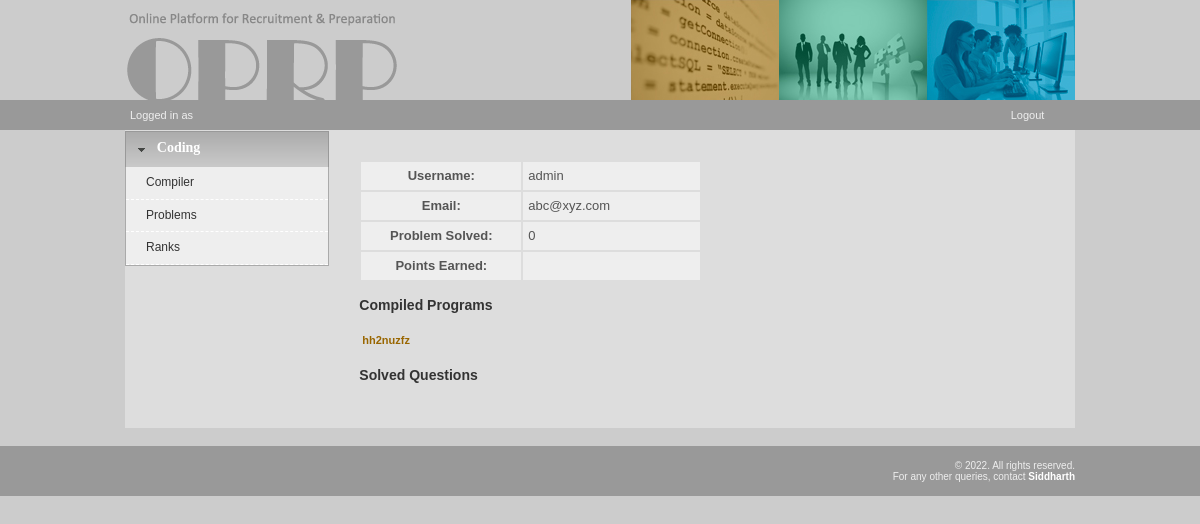
/oprp/online_compiler/participant_profile.php (signed in), run on an earlier commit of the app's database.
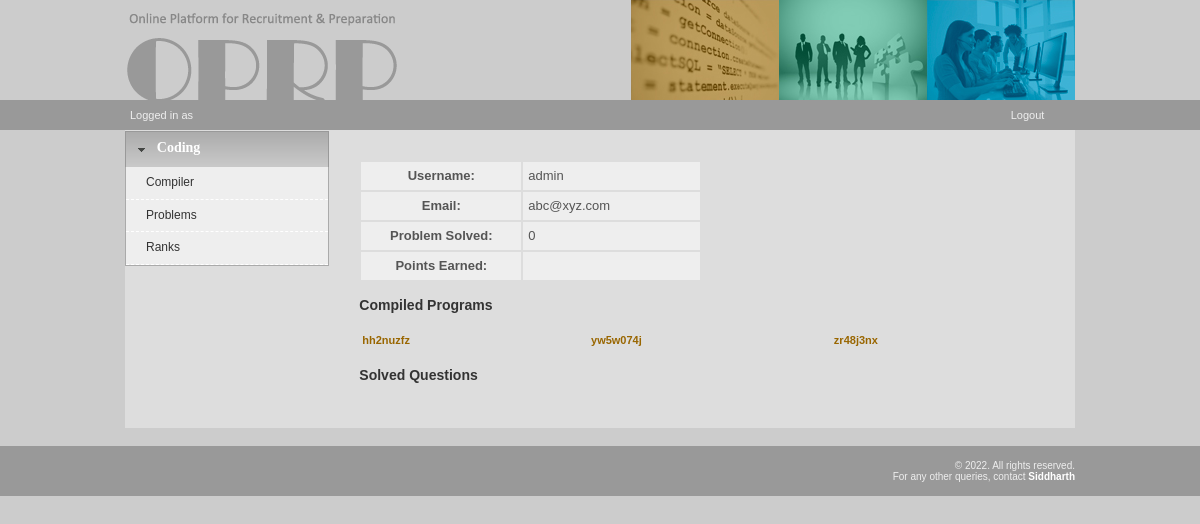
And on a later commit of the database.
### tables this page shows
CREATE TABLE `user` (`user_id`, `username`, `email`, `password`, `access`);

CREATE TABLE `link` (`link_id`, `link_value`, `link_name`, `link_prog`, `link_ext`, `link_input`, `link_output`, `exec_time`, `link_comment`, `share`, `user_id`, `compile_date`);

### oprp/_php/session.php (called while the page is built, shortened)
<?php
class Session{
	private $student = 2;
	private $recruiter = 19;
	private $rm_admin = 29;
	private $logged_in = false;
	public $access;
	private function check_login(){
		if(isset($_SESSION['user_id'])){
			$this->access = $_SESSION['access'];
			$this->logged_in = true;
		}
		else{
			unset($this->user_id);
			$this->logged_in = false;
		}
	}
	public function isStudent($access=""){
		if($access==""){
			if(($this->logged_in) && ($this->access % $this->student == 0))
				return true;
			else return false;
		}else{
			if($access % $this->student == 0)
				return true;
			else return false;
		}
	}
	public function isRecruiter($access=""){
		if($access==""){
			if(($this->logged_in) && ($this->access % $this->recruiter == 0))
				return true;
			else return false;
		}else{
			if($access % $this->recruiter == 0)
				return true;
			else return false;
		}
	}
	public function isRMadmin($access=""){
		if($access==""){
			if(($this->logged_in) && ($this->access % $this->rm_admin == 0))
				return true;
			else return false;
		}else{
			if($access % $this->rm_admin == 0)
				return true;
			else return false;
		}
	}
}
$session = new Session();
?>

### oprp/_php/sqlite_database.php (called while the page is built, shortened)
<?php
class SQLiteDatabase implements DatabaseInterface {
    public $pdo;
    public function open_conn() {
        try {
            $base_dir = realpath(dirname(__FILE__) . '/../../');
            $db_path = $base_dir . '/oprp.sqlite';
            $this->pdo = new PDO('sqlite:' . $db_path);
            $this->pdo->setAttribute(PDO::ATTR_ERRMODE, PDO::ERRMODE_EXCEPTION);
        } catch (PDOException $e) {
            $this->pdo = null;
            error_log('Database Connection Failed: ' . $e->getMessage());
        }
    }
    public function query($sql, $params = []) {
        try {
            $stmt = $this->pdo->prepare($sql);
            $stmt->execute($params);
            if (strncasecmp(trim($sql), 'SELECT', 6) === 0) {
                $stmt->all_rows = $stmt->fetchAll(PDO::FETCH_ASSOC);
                $stmt->current_row = 0;
            }
            return $stmt;
        } catch (PDOException $e) {
            error_log('Database Query Failed: ' . $e->getMessage());
            return false;
        }
    }
    public function fetch_array($result) {
        if ($result instanceof PDOStatement) {
            if (isset($result->all_rows)) {
                if ($result->current_row < count($result->all_rows)) {
                    return $result->all_rows[$result->current_row++];
                }
                return false;
            }
            return $result->fetch(PDO::FETCH_ASSOC);
        }
        return false;
    }
}
$db = new SQLiteDatabase();
?>

### oprp/online_compiler/_php/function.php (called while the page is built, shortened)
<?php
function getString($string, $table, $column, $value)
{
	global $db;
	$sql = "select ".$string." from ".$table." where ".$column." = '".$value."'";
	$result = $db->query($sql);
	$row = $db->fetch_array($result);
	return $row[$string];
}
function getuserdetailbyID($user_id)
{
	global $db;
	$sql = "select * from user where user_id = '".$user_id."'";
	$result = $db->query($sql);
	$row = $db->fetch_array($result);
	if($result)
		return $row;
	else
		return null;
}
function getcompiledlinkbyuserid($user_id)
{
	global $db;
	$sql = "select * from link where user_id = '".$user_id."' order by compile_date desc";
	$result = $db->query($sql);
	if($result)
		return $result;
	else
		return null;
}
?>

### oprp/online_compiler/participant_profile.php (the view, shortened to what this page needs)
<?php require_once("_php/init_compiler.php");
        $user_id = -1;
        if($session->is_logged_in())
        {
            $user_id = $session->user_id;
        }
?>
<!DOCTYPE html PUBLIC "-//W3C//DTD XHTML 1.0 Transitional//EN" "http://www.w3.org/TR/xhtml1/DTD/xhtml1-transitional.dtd">
<html xmlns="http://www.w3.org/1999/xhtml">
<head>
<?php include("../_include/design.php"); ?>
</head>
<body>
<?php include("../_include/header.php"); ?>
<?php include("_php/topmenu.php"); ?>
<?php include_once("_php/menu.php"); ?>
<table width="100%" cellpadding="0" cellspacing="30" border="0">
    <tr><td align="left" style="font-size:12px; line-height:18px">
    <?php
	$row = getuserdetailbyID($user_id);
	$prob_num = getString("count(distinct que_value)", "submission", "user_id", $user_id."' and submission_status = '1");
	echo
		"
		<table cellpadding='5'  class='normalTxt infotbl' width='50%'>
			<tr>
				<th width='150px'>Username: </th>
				<td>".$row['username']."</td>
			</tr>
			<tr>
				<th>Email: </th>
				<td>".$row['email']."</td>
			</tr>
			<tr>
				<th>Problem Solved: </th>
				<td>".$prob_num."</td>
			</tr>
			<tr>
				<th>Points Earned: </th>
				<td>".userPoints($user_id)."</td>
			</tr>
		</table>
		";
	echo "<span class='contentLinks'><h3>Compiled Programs</h3>";
	$result = getcompiledlinkbyuserid($user_id);
	$i=0;
	echo"<table border='0' width='100%'>";
	while($row = $db->fetch_array($result))
	{
		if($i%5==0) echo"<tr>";
		if($row['link_name'] == "")
			$row['link_name'] = $row['link_value'];
		echo "<td><a href='view.php?link_value=".$row['link_value']."'>".$row['link_name']."</a></td>";
		$i++;
	}
	echo "</table>";
	echo "<h3>Solved Questions</h3>";
	echo "</span>";
?>
 </td></tr>
</table>
<?php include("../_include/footer.php"); ?>
</body>
</html>

### oprp/_include/design.php (shortened to what this page needs)
<link href="<?php echo ABS_PATH; ?>_css/main.css" rel="stylesheet" type="text/css"></link>
<link href="<?php echo ABS_PATH; ?>_css/jquery-ui-1.8.5.custom.css" rel="stylesheet" type="text/css"></link>

### oprp/_include/header.php (shortened to what this page needs)
<div align="center" id="back">
<div id="header"></div>
<div id="subheader"></div>
<div id="container">
<table cellspacing="0" cellpadding="0" border="0" width="100%" align="left">
<tr height="100px" align="left" valign="middle">
<td colspan="3">
    <table cellpadding="0" cellspacing="0" border="0">
    <tr>
        <td width="506px"><a href="<?php echo ABS_PATH;?>"><img src="<?php echo ABS_PATH;?>_images/logo.png" height="90%"/></a></td>        <td width="148px"><a href="<?php echo ABS_PATH;?>online_compiler/index.php" title="Online Compiler">
        	<img src="<?php echo ABS_PATH;?>_images/top_images/c.jpg" /></a></td>
        <?php if($session->isStudent()) { ?>
        <td width="148px"><a href="<?php echo ABS_PATH;?>student/index.php" title="Recruitment">
        	<img src="<?php echo ABS_PATH;?>_images/top_images/a.jpg"/></a></td>
        <?php }else if($session->isRecruiter()) { ?>
        <td width="148px"><a href="<?php echo ABS_PATH;?>recruiter/index.php" title="Recruitment">
        	<img src="<?php echo ABS_PATH;?>_images/top_images/a.jpg"/></a></td>
        <?php }else if($session->isRMadmin()){ ?>
        <td width="148px"><a href="<?php echo ABS_PATH;?>rm_admin/index.php" title="Recruitment">
        	<img src="<?php echo ABS_PATH;?>_images/top_images/a.jpg"/></a></td>
        <?php }else { ?>
        <td width="148px"><img src="<?php echo ABS_PATH;?>_images/top_images/a.jpg"/></td>
        <?php } ?>
        <?php if($session->isStudent()) { ?>
        <td width="148px"><a href="<?php echo ABS_PATH;?>student/forum.php" title="Forum">
        	<img src="<?php echo ABS_PATH;?>_images/top_images/b.jpg" /></a></td>
        <?php }else { ?>
        <td width="148px">
        	<img src="<?php echo ABS_PATH;?>_images/top_images/b.jpg" /></a></td>
        <?php } ?>
    </tr>
    </table>
</td>
</tr>

### oprp/online_compiler/_php/topmenu.php (shortened to what this page needs)
<tr height="30px"><td colspan="3">
<table width="100%" border="0" cellspacing="0" cellpadding="5" class="topLinks">
<tr valign="middle">
	<?php if(isset($session->user_id)) { ?>
	<td width="90%" class="topLinks"><label>Logged in as&nbsp;</label></td>
	<td width="10%" align="center">
    	<a href="../_php/logout.php">Logout</a>
    </td>
    <?php }else echo"<td>&nbsp;</td>"; ?>
</tr>
</table>
</td></tr>

### oprp/online_compiler/_php/menu.php (shortened to what this page needs)
<tr valign="top">
<td id="left-panel" width="200px" bgcolor="#dddddd" valign="top">
<?php if($session->isStudent()) { ?>
<div id="menu" style="vertical-align:top">
	<h3><a href="#section1">Preferences</a></h3>
	<div>
		<table cellpadding="8" cellspacing="0" border="0" width="100%">
			<tr><td class="menuLink"><a href="../student/index.php"><div>Announcements</div></a></td></tr>
            <tr><td class="menuLink"><a href="../student/my_recruiters.php"><div>My Recruiters</div></a></td></tr>
            <tr><td class="menuLink"><a href="../student/all_recruiters.php"><div>All Recruiters</div></a></td></tr>
		</table>
	</div>
	<h3><a href="#section2">Profile</a></h3>
	<div>
		<table cellpadding="8" cellspacing="0" border="0" width="100%">
			<tr><td class="menuLink"><a href="../student/personal.php"><div>Personal</div></a></td></tr>
			<tr><td class="menuLink"><a href="../student/academic.php"><div>Academic</div></a></td></tr>
            <tr><td class="menuLink"><a href="../student/projects.php"><div>Extra Curricular</div></a></td></tr>
		</table>
	</div>
	<h3><a href="#section3">Utilities</a></h3>
	<div>
		<table cellpadding="8" cellspacing="0" border="0" width="100%">
            <tr><td class="menuLink"><a href="../student/resume.php"><div>Download CV</div></a></td></tr>
			<tr><td class="menuLink"><a href="../student/calendar.php"><div>Calendar</div></a></td></tr>
			<tr><td class="menuLink"><a href="../student/forum.php"><div>Forum</div></a></td></tr>
		</table>
	</div>
    <h3><a href="#section4">Coding</a></h3>
	<div>
		<table cellpadding="8" cellspacing="0" border="0" width="100%">
			<tr><td class="menuLink"><a href="index.php"><div>Compiler</div></a></td></tr>
            <tr><td class="menuLink"><a href="problem.php"><div>Problems</div></a></td></tr>
            <tr><td class="menuLink"><a href="ranking.php"><div>Ranks</div></a></td></tr>
            <tr><td class="menuLink"><a href="participant_profile.php"><div>Profile</div></a></td></tr>
            <tr><td class="menuLink"><a href="shared_code.php"><div>Shared Codes</div></a></td></tr>
			<tr><td class="menuLink"><a href="contest.php"><div>Contest</div></a></td></tr>
		</table>
	</div>
    <h3><a href="#section5">Options</a></h3>
	<div>
		<table cellpadding="8" cellspacing="0" border="0" width="100%">
			<tr><td class="menuLink"><a href="../student/settings.php"><div>Settings</div></a></td></tr>
            <tr><td class="menuLink"><a href="../student/contact.php"><div>Contact</div></a></td></tr>
		</table>
	</div>
</div>
<?php }else { ?>
<div id="menu" style="vertical-align:top">
    <h3><a href="#section2">Coding</a></h3>
	<div>
		<table cellpadding="8" cellspacing="0" border="0" width="100%">
			<tr><td class="menuLink"><a href="index.php"><div>Compiler</div></a></td></tr>
            <tr><td class="menuLink"><a href="problem.php"><div>Problems</div></a></td></tr>
            <tr><td class="menuLink"><a href="ranking.php"><div>Ranks</div></a></td></tr>
		</table>
	</div>
</div>
<?php } ?>
</td>
<td id="main-content" width="730px" bgcolor="#dddddd" valign="top">

### oprp/_include/footer.php (shortened to what this page needs)
</td></tr>
<tr height="10px"><td colspan="3">&nbsp;</td></tr>
<tr height="50px"><td class="foot" colspan="3">
<div align="right">&copy; 2022. All rights reserved.<br/>For any other queries, contact
	<a href="https://www.thekosmix.com/">Siddharth</a></div>
</td></tr>
</table>
</div>
<div id="footer"></div>
</div>

### oprp/_css/main.css (style rules this page uses)
body { margin-left: 0px; margin-top: 0px; margin-right: 0px; margin-bottom: 0px; background-color: #CCC; }
#back { position:absolute; min-width:950px; width:100%; height:auto; z-index:0; }
#container { position:relative; top:0px; width:950px; height:auto; z-index:2; text-align:left; background-color:#FFF; }
#header { position: absolute; width:100%; height:100px; left:0px; top:0px; z-index:1; }
#subheader { position: absolute; width:100%; height:30px; left: 0px; top:100px; z-index:1; background-color:#999; }
.topLinks { color:#EEE; font-size:11px; text-decoration:none; }
.topLinks a { color:#EEE; font-size:11px; text-decoration:none; }
table { max-width: 100%; }
a img { border:none; }
.normalTxt,.normalTxt td,.normalTxt th { color:#555; font-size:13px; }
.menuLink { padding-left:20px; background-color:#eee; border-bottom:#fff dashed 1px; }
.menuLink a { text-decoration:none; }
.contentLinks a { text-decoration:none; font-weight:bold; font-size:11px; color:#960; }
.infotbl td, .infotbl th { background-color:#eee; }
#footer { position:absolute; width:100%; height:50px; left: 0px; bottom:0px; z-index:1; background-color:#999; }
.foot { font-size:10px; color:#eee; }
.foot a { color:#fff; text-decoration:none; font-weight:bold; }

What changed in the data, as far as the page shows it:
added link: link_value "yw5w074j"
added link: link_value "zr48j3nx"
